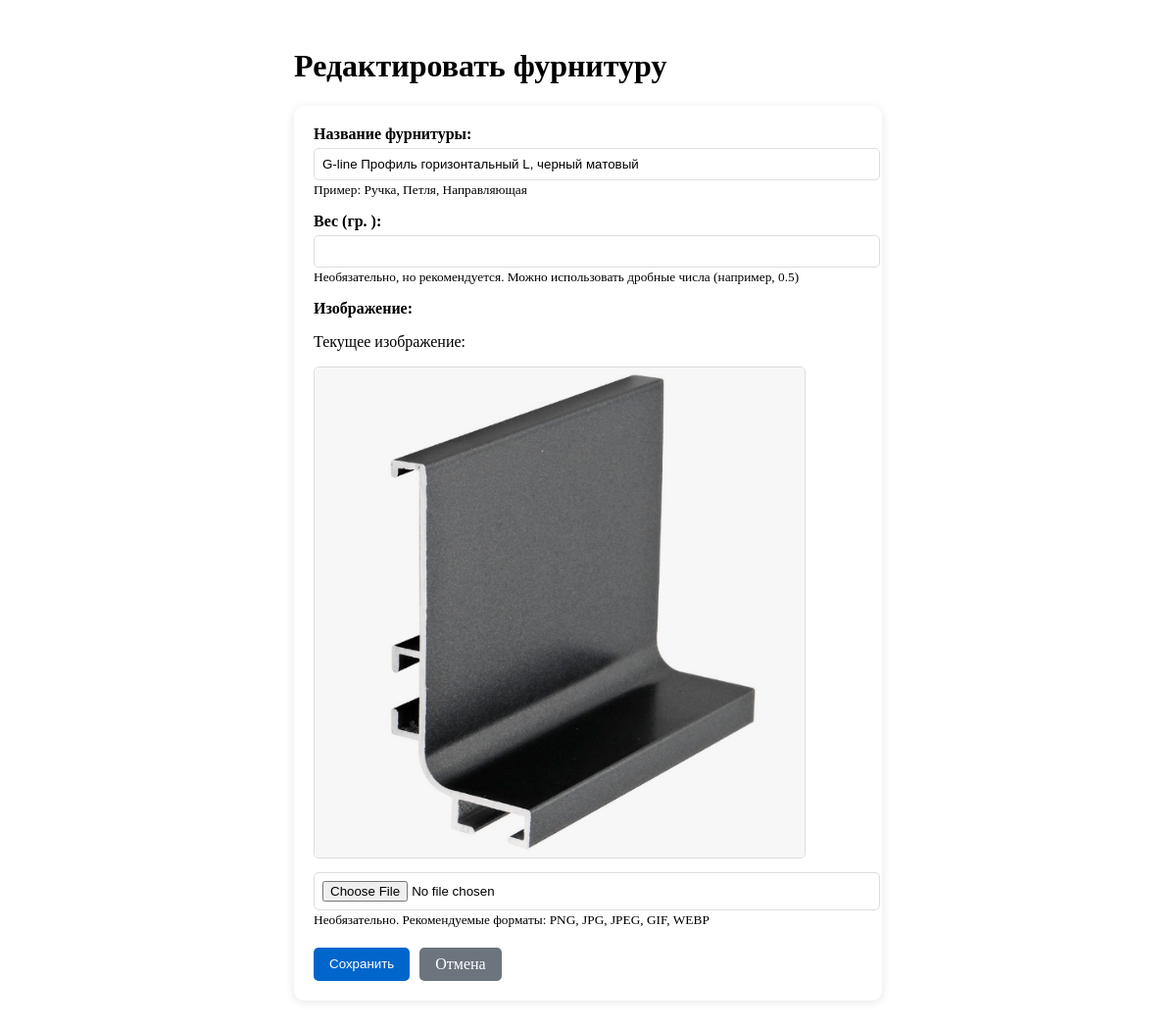
The page /fittings/edit/2 on the database its author committed.
### models.py (models this page shows)
class Fitting(db.Model):
    __tablename__ = 'fittings'
    id = db.Column(db.Integer, primary_key=True)
    name = db.Column(db.String(200), nullable=False)
    path_picture = db.Column(db.String(500))
    weight = db.Column(db.Float)  # вещественное число

### routes.py (the view, shortened to what this page needs)
    @app.route('/fittings/edit/<int:id>', methods=['GET', 'POST'])
    def fitting_edit(id):
        fitting = Fitting.query.get_or_404(id)
        return render_template('fitting_form.html', title='Редактировать фурнитуру', fitting=fitting)

### templates/fitting_form.html (shortened to what this page needs)
{% extends "base.html" %}
{% block content %}
<div class="fitting-form-container">
    <h1>{{ title }}</h1>
    <form method="POST" class="fitting-form" enctype="multipart/form-data">
        <div class="form-group">
            <label for="name">Название фурнитуры:</label>
            <input type="text" id="name" name="name" value="{{ fitting.name if fitting else '' }}" required>
            <small>Пример: Ручка, Петля, Направляющая</small>
        </div>
        <div class="form-group">
            <label for="weight">Вес (гр. ):</label>
            <input type="number" id="weight" name="weight" step="any" value="{{ fitting.weight if fitting and fitting.weight else '' }}">
            <small>Необязательно, но рекомендуется. Можно использовать дробные числа (например, 0.5)</small>
        </div>
        <div class="form-group">
            <label for="picture">Изображение:</label>
            {% if fitting and fitting.path_picture %}
                <div class="current-picture">
                    <p>Текущее изображение:</p>
                    <img src="{{ url_for('static', filename='images/fittings/' + fitting.path_picture.split('/')[-1]) }}"
                         alt="{{ fitting.name }}" style="max-width: 500px;">
                </div>
            {% endif %}
            <input type="file" id="picture" name="picture" accept="image/png,image/jpeg,image/jpg,image/gif,image/webp">
            <small>Необязательно. Рекомендуемые форматы: PNG, JPG, JPEG, GIF, WEBP</small>
        </div>
        <div class="form-buttons">
            <button type="submit" class="btn-save">Сохранить</button>
            <a href="{{ url_for('fittings') }}" class="btn-cancel">Отмена</a>
        </div>
    </form>
</div>
{% endblock %}

### static/css/style.css (style rules this page uses)
.form-group { margin-bottom: 15px; }
.form-group label { display: block; margin-bottom: 5px; font-weight: bold; }
.form-group input { width: 100%; padding: 8px; border: 1px solid #ddd; border-radius: 5px; }
.form-buttons { display: flex; gap: 10px; margin-top: 20px; }
.btn-save { background-color: #0066cc; color: white; padding: 8px 16px; border: none; border-radius: 5px; cursor: pointer; }
.btn-cancel { background-color: #6c757d; color: white; padding: 8px 16px; text-decoration: none; border-radius: 5px; }
.fitting-form-container { max-width: 600px; margin: 0 auto; padding: 20px; }
.fitting-form { background: white; padding: 20px; border-radius: 10px; box-shadow: 0 2px 10px rgba(0,0,0,0.1); }
.current-picture { margin: 10px 0; }
.current-picture img { border: 1px solid #ddd; border-radius: 5px; }

### rows shown on the page
Fitting: name "G-line Профиль горизонтальный L, черный матовый", path_picture (picture)

### other values the page prints
{{ title }} "Редактировать фурнитуру"
